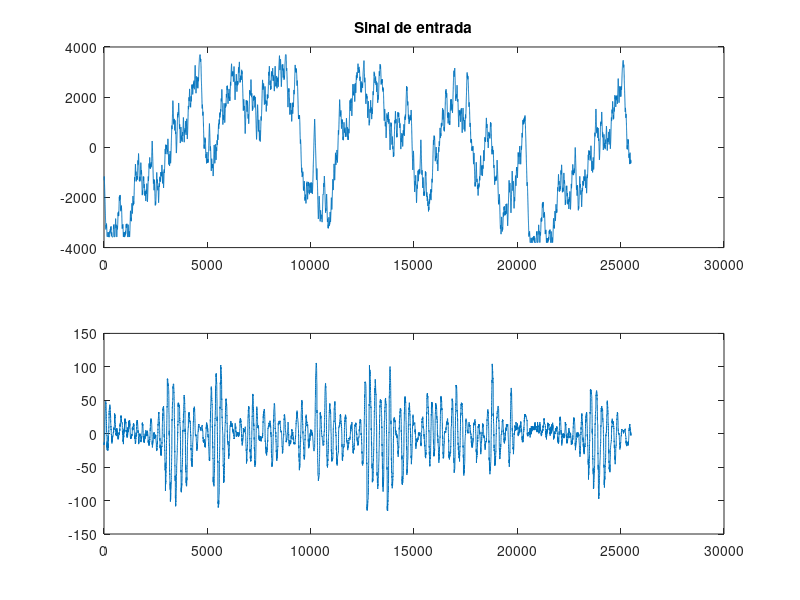
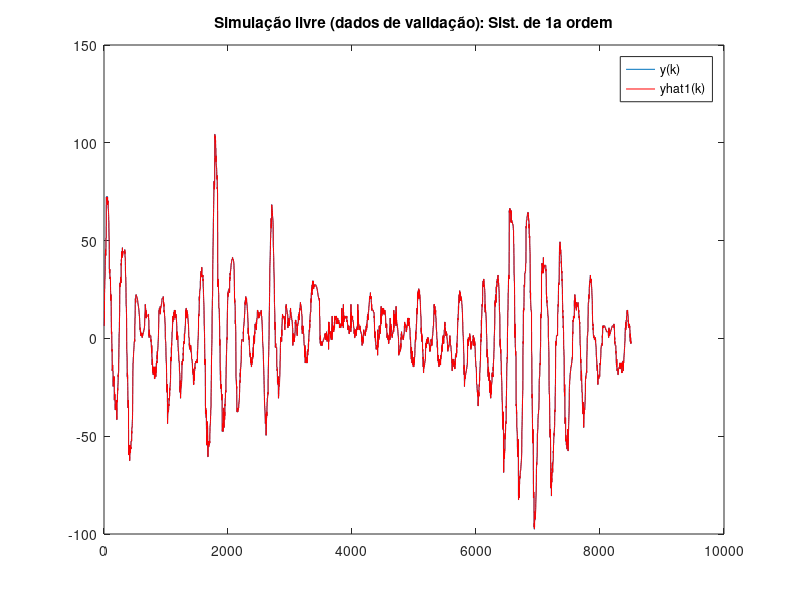

The MATLAB script that drew these images, in order: (Note: this script raises an error after producing the figures.)
%%
clear;
close all;
% motor;
Ts = 5e-3;

% dados = dlmread('dados9',',',1,0);
dados = dlmread('Leitura_Dados_encoder1_encoder2.txt',',',1,0);

y = dados(:,2);
u = dados(:,1);

N = length(y);

% tirando componente DC:
y = y-mean(y);
u = u-mean(u);


figure(1);
subplot(2,1,1)
plot(u);
title('Sinal de entrada')
subplot(2,1,2)
title('Sinal de saída')
plot(y);

%%

Ni = floor(2/3*N);
Nt = N-Ni;

yi = y(1:Ni);
ui = u(1:Ni);
yt = y(Ni+1:end);
ut = u(Ni+1:end);


%% Modelando como um sistema de 1a ordem
psi1 = [ui(1:Ni-1) -yi(1:Ni-1)]; % Matriz dos regressores;

% Ident. parâmetros usando MQ:
theta1 = (psi1.'*psi1)\psi1.'*yi(2:end)
% theta1 = pinv(psi1)*yi(3:end)

psiv1 = [ut(1:Nt-1) -yt(1:Nt-1)]; % Matriz dos regressores;
yhat1 = psiv1*theta1;

figure(2);
iter = 2:Nt;
stairs(iter,yt(2:end));
hold on;
stairs(iter,yhat1,'r');
title('Simulação livre (dados de validação): Sist. de 1a ordem')
legend('y(k)','yhat1(k)')

Gdf1 = filt([0 theta1(1)],[1 theta1(2)])
Gd1 = tf([0 theta1(1)],[1 theta1(2)],Ts)
printARX(Gd1,0,'u','y')

%% Modelando como um sistema de 2a ordem
psi2 = [ui(2:Ni-1) ui(1:Ni-2) -yi(2:Ni-1) -yi(1:Ni-2)]; % Matriz dos regressores;

% Ident. parâmetros usando MQ:
theta2 = (psi2.'*psi2)\psi2.'*yi(3:end)
% theta2 = pinv(psi2)*yi(3:end)

psiv2 = [ut(2:Nt-1) ut(1:Nt-2) -yt(2:Nt-1) -yt(1:Nt-2)]; % Matriz dos regressores;
yhat2 = psiv2*theta2;

figure(3);
iter = 3:Nt;
stairs(iter,yt(3:end));
hold on;
stairs(iter,yhat2,'r');
title('Simulação livre (dados de validação): Sist. de 2a ordem')
legend('y(k)','yhat2(k)')

Gdf2 = filt([0 theta2(1) theta2(2)],[1 theta2(3) theta2(4)])
Gd2 = tf([0 theta2(1) theta2(2)],[1 theta2(3) theta2(4)],Ts)
printARX(Gd2,0,'u','y')




figure(4);
iter = 3:Nt;
stairs(iter,yt(3:end),'k');
hold on;
stairs(iter,yhat1(2:end),'b--');
stairs(iter,yhat2,'r:');
title('Simulação livre (dados de validação): Sist. de 1a e 2a ordem')
legend('y(k)','yhat1(k)','yhat2(k)')


%% Resposta ao degrau:
figure(5);
step(Gd1,Gd2);
sisotool(Gd1);
